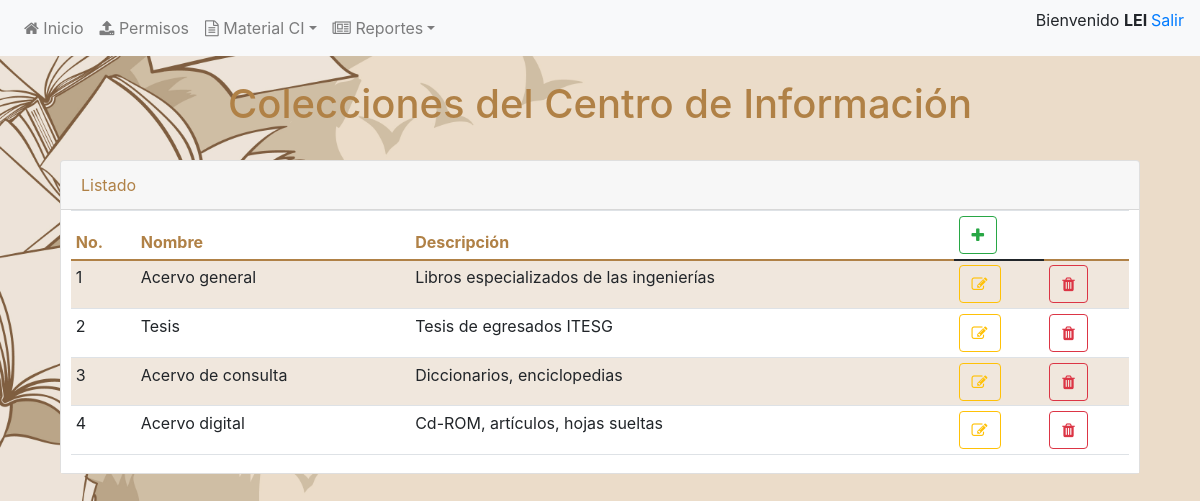
Before: /Colecciones.php (signed in) with the older database file.
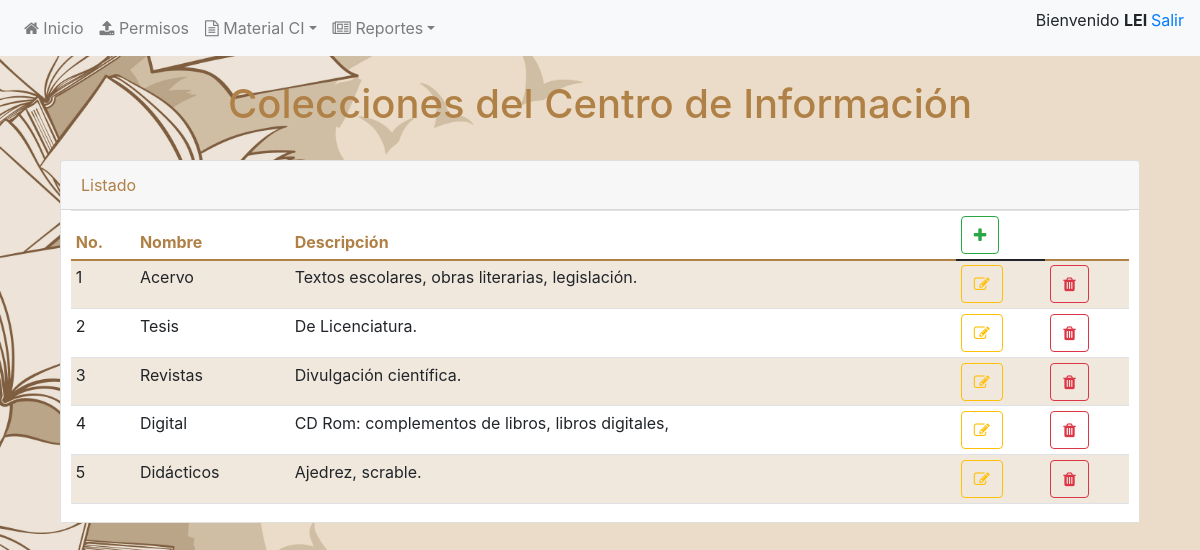
After: the same page with the newer database file.
### tables this page shows
CREATE TABLE `colecciones` (
  `idColeccion` int(5) NOT NULL,
  `nomColeccion` varchar(50) NOT NULL,
  `descColeccion` varchar(50) NOT NULL,
  `idCentroi` int(5) NOT NULL
);

### conexion.php (called while the page is built, shortened)
<?php
function Conectarse()
{
$user = "root";
$pass = "";
$host = "localhost";
$bd = "ciitesg";
	$cnx = mysqli_connect($host,$user,$pass);
	mysqli_select_db($cnx,$bd) or die(mysqli_error()." Error: seleccionando la base de datos");
	return $cnx;
}
?>

### Colecciones.php (the view, shortened to what this page needs)
<!DOCTYPE html>
<html>
<head>
    <link href="https://cdn.jsdelivr.net/npm/bootstrap@5.0.0-beta2/dist/css/bootstrap.min.css" rel="stylesheet"
>
    <link rel="stylesheet" href="css/css/font-awesome.min.css">
    <link rel="stylesheet" href="css/bootstrap.min.css">
</head>
<body>
    <main class="dash-content">
        <?php include("includes/menu.php"); ?><br>
        <h1 align="center" class="texto">Colecciones del Centro de Información</h1><br>
        <div class="container">
            <div class="container-fluid">
                <div class="row">
                    <div class="col-xl-12">
                        <div class="card spur-card">
                            <div class="card-header texto">
                                <div class="spur-card-title">Listado</div>
                            </div>
                            <div class="card-body">
                                <div class="table-responsive">
                                    <table class="table table-sm table-striped table-hover">
                                        <thead>
                                            <th class="texto">No.</th>
                                            <th class="texto">Nombre</th>
                                            <th class="texto">Descripción</th>
                                            <th><button type="button" class="btn btn-outline-success" title="Nuevo"
                                                    data-toggle="modal" data-target="#exampleModal"><i
                                                        class="fa fa-plus"></i></button></th>
                                            <th class="texto"></th>
                                        </thead>
                                        <?php
      							include "conexion.php";
      							$sentencia="SELECT idColeccion, nomColeccion, descColeccion FROM `colecciones`";
	  							$resultado = mysqli_query(Conectarse(),$sentencia);
								$no=1;
      							while($filas=mysqli_fetch_assoc($resultado))
      							{
        							echo "<tr>";
										echo "<td>"; echo $no; echo "</td>";
          								echo "<td>"; echo $filas['nomColeccion']; echo "</td>";
		  								echo "<td>"; echo $filas['descColeccion']; echo "</td>";
          								echo "<td><a href='modif_coleccion1.php?no=".$filas['idColeccion']."'> <button type='button' class='btn btn-outline-warning' title='Modificar'><i class='fa fa-pencil-square-o'></i></button></a></td>";
										echo "<td><a onclick='return confirmDelete();' href='eliminar_coleccion.php?no=".$filas['idColeccion']."''><button type='button' class='btn btn-outline-danger' title='Eliminar'><i class='fa fa-trash'></i></button></a></td>";
        							echo "</tr>";
									$no++;
      							}
								?>
                                    </table>
                                </div>
                            </div>
                        </div>
                    </div>
                </div>
            </div>
        </div>
    </main>
</body>
</html>

Changed rows visible on the page:
removed colecciones: nomColeccion "Acervo de consulta", descColeccion "Diccionarios, enciclopedias"
changed colecciones: nomColeccion "Acervo general" → "Acervo"; descColeccion "Libros especializados de las ingenierías" → "Textos escolares, obras literarias, legislación."
changed colecciones "Tesis": descColeccion "Tesis de egresados ITESG" → "De Licenciatura."
added colecciones: nomColeccion "Revistas", descColeccion "Divulgación científica."
changed colecciones: nomColeccion "Acervo digital" → "Digital"; descColeccion "Cd-ROM, artículos, hojas sueltas" → "CD Rom: complementos de libros, libros digitales,"
added colecciones: nomColeccion "Didácticos", descColeccion "Ajedrez, scrable."
